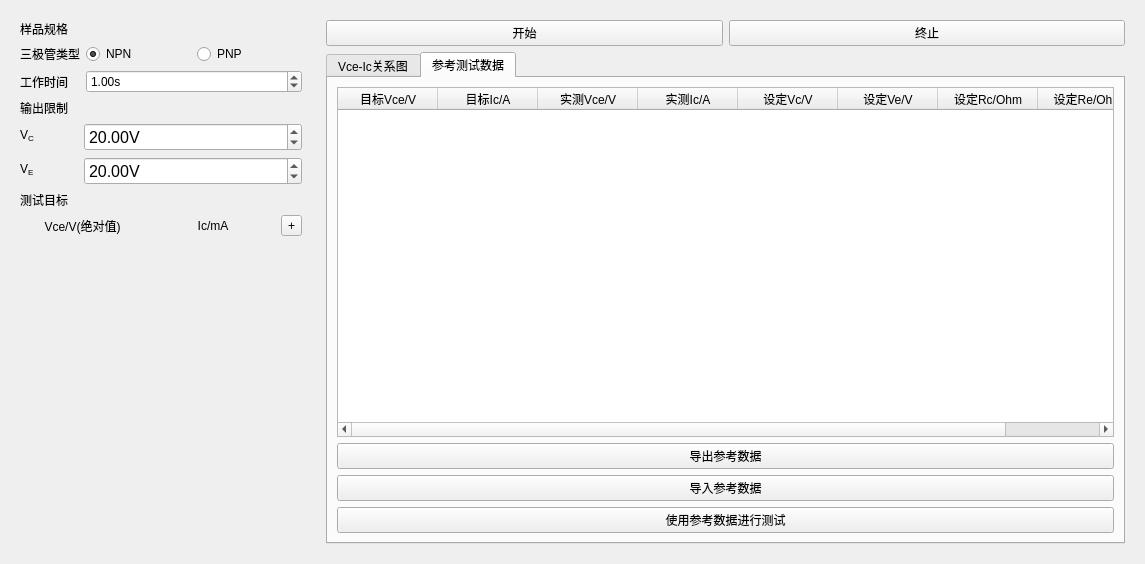
<?xml version="1.0" encoding="UTF-8"?>
<ui version="4.0">
 <class>Refer</class>
 <widget class="QWidget" name="Refer">
  <property name="geometry">
   <rect>
    <x>0</x>
    <y>0</y>
    <width>1145</width>
    <height>564</height>
   </rect>
  </property>
  <layout class="QHBoxLayout" name="horizontalLayout" stretch="0,1">
   <item>
    <widget class="QWidget" name="wArguments" native="true">
     <property name="minimumSize">
      <size>
       <width>300</width>
       <height>0</height>
      </size>
     </property>
     <layout class="QVBoxLayout" name="verticalLayout_4">
      <item>
       <widget class="QLabel" name="h1_4">
        <property name="text">
         <string>样品规格</string>
        </property>
       </widget>
      </item>
      <item>
       <layout class="QFormLayout" name="formLayout">
        <item row="0" column="0">
         <widget class="QLabel" name="h2_6">
          <property name="text">
           <string>三极管类型</string>
          </property>
         </widget>
        </item>
        <item row="0" column="1">
         <widget class="QWidget" name="wType" native="true">
          <layout class="QHBoxLayout" name="horizontalLayout_6">
           <property name="leftMargin">
            <number>0</number>
           </property>
           <property name="topMargin">
            <number>0</number>
           </property>
           <property name="rightMargin">
            <number>0</number>
           </property>
           <property name="bottomMargin">
            <number>0</number>
           </property>
           <item>
            <widget class="QRadioButton" name="radioNPN">
             <property name="text">
              <string>NPN</string>
             </property>
             <property name="checked">
              <bool>true</bool>
             </property>
            </widget>
           </item>
           <item>
            <widget class="QRadioButton" name="radioPNP">
             <property name="text">
              <string>PNP</string>
             </property>
            </widget>
           </item>
          </layout>
         </widget>
        </item>
        <item row="1" column="0">
         <widget class="QLabel" name="label">
          <property name="text">
           <string>工作时间</string>
          </property>
         </widget>
        </item>
        <item row="1" column="1">
         <widget class="QDoubleSpinBox" name="doubleSpinBox">
          <property name="suffix">
           <string>s</string>
          </property>
          <property name="maximum">
           <double>99999999.000000000000000</double>
          </property>
          <property name="value">
           <double>1.000000000000000</double>
          </property>
         </widget>
        </item>
       </layout>
      </item>
      <item>
       <layout class="QFormLayout" name="formLayout_2">
        <property name="horizontalSpacing">
         <number>50</number>
        </property>
        <item row="1" column="0">
         <widget class="QLabel" name="h2_12">
          <property name="text">
           <string>V&lt;sub&gt;C&lt;/sub&gt;</string>
          </property>
         </widget>
        </item>
        <item row="1" column="1">
         <widget class="QDoubleSpinBox" name="maxVc">
          <property name="font">
           <font>
            <pointsize>12</pointsize>
           </font>
          </property>
          <property name="suffix">
           <string>V</string>
          </property>
          <property name="decimals">
           <number>2</number>
          </property>
          <property name="maximum">
           <double>10000000.000000000000000</double>
          </property>
          <property name="value">
           <double>20.000000000000000</double>
          </property>
         </widget>
        </item>
        <item row="2" column="0">
         <widget class="QLabel" name="h2_13">
          <property name="text">
           <string>V&lt;sub&gt;E&lt;/sub&gt;</string>
          </property>
         </widget>
        </item>
        <item row="2" column="1">
         <widget class="QDoubleSpinBox" name="maxVe">
          <property name="font">
           <font>
            <pointsize>12</pointsize>
           </font>
          </property>
          <property name="suffix">
           <string>V</string>
          </property>
          <property name="decimals">
           <number>2</number>
          </property>
          <property name="maximum">
           <double>10000000.000000000000000</double>
          </property>
          <property name="value">
           <double>20.000000000000000</double>
          </property>
         </widget>
        </item>
        <item row="0" column="0" colspan="2">
         <widget class="QLabel" name="h1_3">
          <property name="text">
           <string>输出限制</string>
          </property>
         </widget>
        </item>
       </layout>
      </item>
      <item>
       <widget class="QLabel" name="h1_1">
        <property name="text">
         <string>测试目标</string>
        </property>
       </widget>
      </item>
      <item>
       <layout class="QHBoxLayout" name="horizontalLayout_11" stretch="1,1,0">
        <item>
         <widget class="QLabel" name="label_2">
          <property name="text">
           <string>Vce/V(绝对值)</string>
          </property>
          <property name="alignment">
           <set>Qt::AlignmentFlag::AlignCenter</set>
          </property>
         </widget>
        </item>
        <item>
         <widget class="QLabel" name="label_3">
          <property name="text">
           <string>Ic/mA</string>
          </property>
          <property name="alignment">
           <set>Qt::AlignmentFlag::AlignCenter</set>
          </property>
         </widget>
        </item>
        <item>
         <widget class="QToolButton" name="btnAdd">
          <property name="maximumSize">
           <size>
            <width>50</width>
            <height>50</height>
           </size>
          </property>
          <property name="text">
           <string>+</string>
          </property>
         </widget>
        </item>
       </layout>
      </item>
      <item>
       <layout class="QVBoxLayout" name="layoutTargets"/>
      </item>
      <item>
       <spacer name="verticalSpacer_2">
        <property name="orientation">
         <enum>Qt::Orientation::Vertical</enum>
        </property>
        <property name="sizeHint" stdset="0">
         <size>
          <width>20</width>
          <height>40</height>
         </size>
        </property>
       </spacer>
      </item>
     </layout>
    </widget>
   </item>
   <item>
    <layout class="QVBoxLayout" name="verticalLayout_2">
     <property name="leftMargin">
      <number>9</number>
     </property>
     <property name="topMargin">
      <number>9</number>
     </property>
     <property name="rightMargin">
      <number>9</number>
     </property>
     <property name="bottomMargin">
      <number>9</number>
     </property>
     <item>
      <widget class="QWidget" name="wControl" native="true">
       <layout class="QHBoxLayout" name="horizontalLayout_9">
        <property name="leftMargin">
         <number>0</number>
        </property>
        <property name="topMargin">
         <number>0</number>
        </property>
        <property name="rightMargin">
         <number>0</number>
        </property>
        <property name="bottomMargin">
         <number>0</number>
        </property>
        <item>
         <widget class="QPushButton" name="btnStart">
          <property name="text">
           <string>开始</string>
          </property>
         </widget>
        </item>
        <item>
         <widget class="QPushButton" name="btnStop">
          <property name="text">
           <string>终止</string>
          </property>
         </widget>
        </item>
       </layout>
      </widget>
     </item>
     <item>
      <widget class="QTabWidget" name="tabWidget">
       <property name="currentIndex">
        <number>1</number>
       </property>
       <widget class="QWidget" name="tab">
        <attribute name="title">
         <string>Vce-Ic关系图</string>
        </attribute>
        <layout class="QVBoxLayout" name="verticalLayout_3">
         <item>
          <widget class="QChartView" name="chartView">
           <property name="minimumSize">
            <size>
             <width>400</width>
             <height>400</height>
            </size>
           </property>
          </widget>
         </item>
        </layout>
       </widget>
       <widget class="QWidget" name="tab_2">
        <attribute name="title">
         <string>参考测试数据</string>
        </attribute>
        <layout class="QGridLayout" name="gridLayout">
         <item row="3" column="0">
          <widget class="QPushButton" name="btnApply">
           <property name="text">
            <string>使用参考数据进行测试</string>
           </property>
          </widget>
         </item>
         <item row="1" column="0">
          <widget class="QPushButton" name="btnExport">
           <property name="text">
            <string>导出参考数据</string>
           </property>
          </widget>
         </item>
         <item row="0" column="0">
          <widget class="QTableWidget" name="table">
           <column>
            <property name="text">
             <string>目标Vce/V</string>
            </property>
           </column>
           <column>
            <property name="text">
             <string>目标Ic/A</string>
            </property>
           </column>
           <column>
            <property name="text">
             <string>实测Vce/V</string>
            </property>
           </column>
           <column>
            <property name="text">
             <string>实测Ic/A</string>
            </property>
           </column>
           <column>
            <property name="text">
             <string>设定Vc/V</string>
            </property>
           </column>
           <column>
            <property name="text">
             <string>设定Ve/V</string>
            </property>
           </column>
           <column>
            <property name="text">
             <string>设定Rc/Ohm</string>
            </property>
           </column>
           <column>
            <property name="text">
             <string>设定Re/Ohm</string>
            </property>
           </column>
          </widget>
         </item>
         <item row="2" column="0">
          <widget class="QPushButton" name="btnImport">
           <property name="text">
            <string>导入参考数据</string>
           </property>
          </widget>
         </item>
        </layout>
       </widget>
      </widget>
     </item>
    </layout>
   </item>
  </layout>
 </widget>
 <customwidgets>
  <customwidget>
   <class>QChartView</class>
   <extends>QGraphicsView</extends>
   <header location="global">&lt;QChartView&gt;</header>
  </customwidget>
 </customwidgets>
 <resources/>
 <connections/>
</ui>
